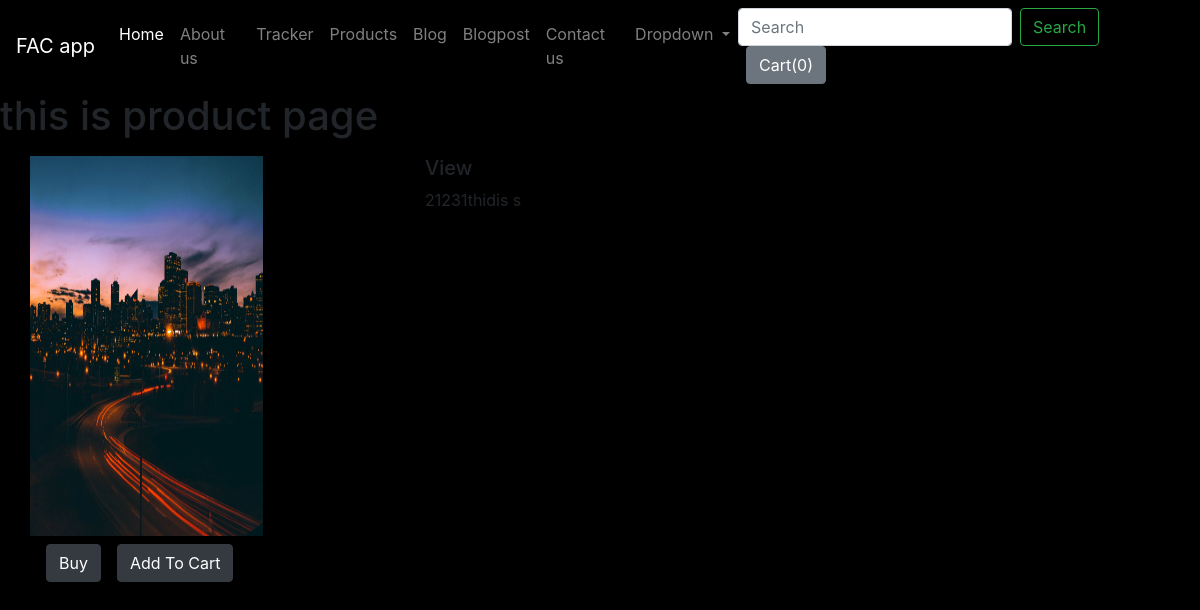
Page /shop/products/13 on the committed database.
### shop/models.py (models this page shows)
class product(models.Model):
    product_id = models.AutoField
    product_name = models.CharField(max_length=50)
    category = models.CharField(max_length=50, default="")
    subcategory = models.CharField(max_length=50, default="")
    price = models.IntegerField(default=0)
    decs = models.CharField(max_length=300)
    image = models.ImageField(upload_to="shop/images", default="")
    publish_date = models.DateField()
    def __str__(self):
        return self.product_name

### shop/views.py (the view)
# urls.py: path("products/<int:myid>", views.products, name="products"),
def products(request, myid):
    Product = product.objects.filter(id=myid)
    print(Product)
    return render(request,"shop/products.html", {"Product":Product[0]})

### shop/templates/shop/products.html (shortened to what this page needs)
{% extends "shop/basic.html" %}
{% block body %}
<h1>this is product page</h1>
<div class="container my-3">
    <div class="row">
        <div class="col-md-4">
            <div class="row">
                <img src="/media/{{Product.image}}" width="233px" height="380px" alt="">
            </div>
            <div class="row my-2">
                <button class="btn btn-dark mx-3">Buy</button>
                <button class="btn btn-dark ">Add To Cart</button>
            </div>
        </div>
        <div class="col-md-8">
            <h5>{{Product.product_name}}</h5>
            <p>{{Product.decs}}</p>
        </div>
    </div>
</div>
{% endblock  %}

### rows in the picture
product: image (picture), product_name "View", decs "21231thidis s"
